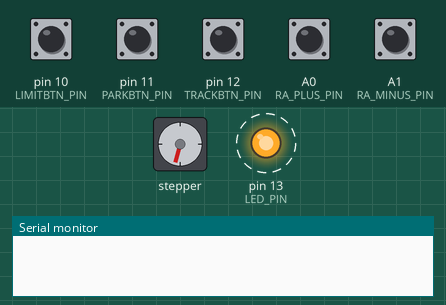
The sketch below on a simulated Arduino Uno, built with avr-gcc and run on an emulated ATmega328P. Shown: stepper motor, output pins drawn as LEDs (lit = HIGH), the last lines printed to the serial monitor. Wiring (inferred from the names in the program): stepper motor driver (800 steps per turn assumed): step pin 8; direction pin 9. Dashed ring = blinking. The test bench sets the inputs (shaded band); at power-on: A0 (RA_PLUS_PIN), A1 (RA_MINUS_PIN), pin 10 (LIMITBTN_PIN), pin 11 (PARKBTN_PIN), pin 12 (TRACKBTN_PIN) HIGH. Pins used as bus, display or sensor lines are not drawn.

Above: at 1.25 s.
1.3 s: pin 10 (LIMITBTN_PIN) pulled LOW for 0.15 s
2.9 s: pin 12 (TRACKBTN_PIN) pulled LOW for 0.15 s
At 3.7 s:
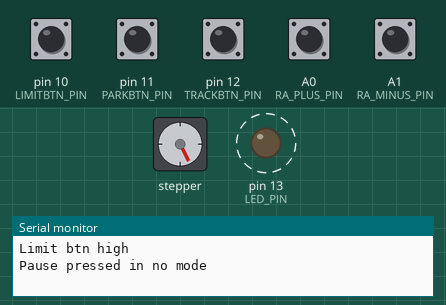
6.0 s: pin 12 (TRACKBTN_PIN) pulled LOW for 1 s
At 6.8 s:
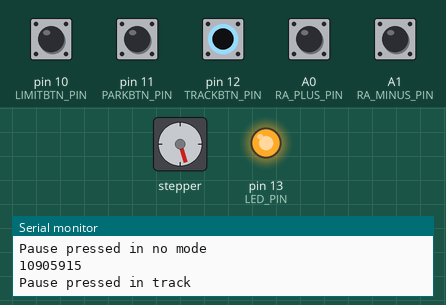
8.5 s: pin 11 (PARKBTN_PIN) pulled LOW for 0.15 s
At 8.7 s:
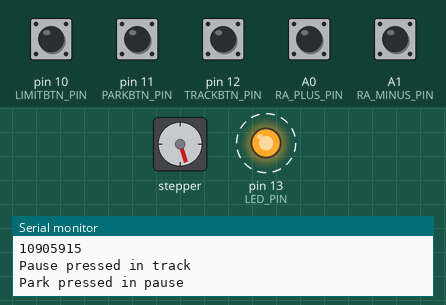
11.5 s: pin 10 (LIMITBTN_PIN) pulled LOW for 1 s
At 11.5 s:
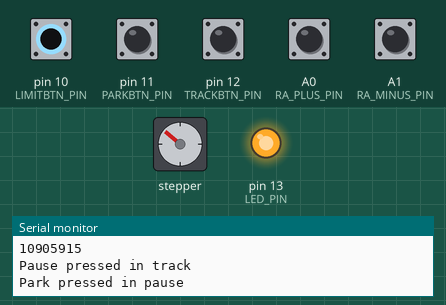
14.0 s: pin 12 (TRACKBTN_PIN) pulled LOW for 0.15 s
At 14.8 s:
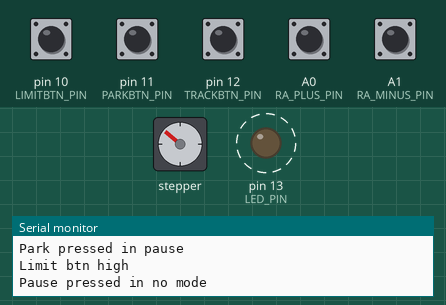
Timing chart, 0 to 23.7 s (numbered marks = the images above; inputs shaded):
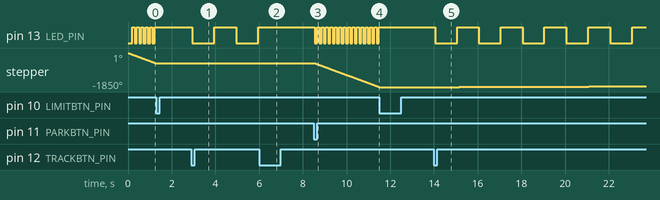

The sketch:

Barny.ino
```cpp
#define DIR_PIN 9
#define STEP_PIN 8
#define RESET_PIN 7
#define SLEEP_PIN 6
#define MICROSTEP_PIN 4

#define TRACKBTN_PIN 12
#define PARKBTN_PIN 11
#define LIMITBTN_PIN 10

#define RA_PLUS_PIN A0
#define RA_MINUS_PIN A1

#define LED_PIN 13

#define ARM_LENGTH 0.235
#define A_ZERO 0.795259363
#define ROD_THREAD_STEP 0.00125
#define ROD_MAX_LENGTH 0.25
#define STEPS_PER_REV 800
#define DEFAULT_TIME 0

boolean trackBtnIsPressed = false;
boolean parkBtnIsPressed = false;
boolean btn3IsPressed = false;

boolean trackBtnLastState;
boolean parkBtnLastState;
boolean btn3LastState;

unsigned long trackBtnLastTime = 0;
unsigned long parkBtnLastTime = 0;
unsigned long btn3LastTime = 0;

boolean lastStepPin = HIGH;

long debounceDelay = 50;

unsigned long t = 0;
unsigned long startTime = 0;
float trackSpeed = 7.292e-08;
float guideRate = 0.5;
float w = trackSpeed;
float wPlus = trackSpeed+trackSpeed*guideRate;
float wMinus = trackSpeed-trackSpeed*guideRate;
unsigned long tZero = A_ZERO/w;

const float K = 1000/ARM_LENGTH/STEPS_PER_REV*ROD_THREAD_STEP;

int currentStep = 0;
unsigned long maxStepCount = ROD_MAX_LENGTH/ROD_THREAD_STEP*STEPS_PER_REV;

unsigned long stepDelay = 0;
unsigned long stepLastTime = 0;

unsigned long ledDelay = 500;
unsigned long ledLastTime = 0;
int ledState = HIGH;
boolean ledBlinkMode = false;

unsigned long parkDelay = 1000;
unsigned long parkLastTime = 0;

unsigned long prepareStartDelay = 1000;
unsigned long prepareStartLastTime = 0;

int guidingState = 0;

boolean inPrepareStartMode = false;
boolean inTrackMode = false;
boolean inPauseMode = false;
boolean inParkMode = false;
boolean btnsDisabled = false;

void calcStepDelay(unsigned long t) {
  stepDelay = K/(w*cos(w*t/2));
}

void setup() {
  pinMode(DIR_PIN, OUTPUT);
  pinMode(STEP_PIN, OUTPUT);
  pinMode(RESET_PIN, OUTPUT);
  pinMode(SLEEP_PIN, OUTPUT);
  pinMode(MICROSTEP_PIN, OUTPUT);
  pinMode(LED_PIN, OUTPUT);
  pinMode(TRACKBTN_PIN, INPUT_PULLUP);
  pinMode(PARKBTN_PIN, INPUT_PULLUP);
  pinMode(LIMITBTN_PIN, INPUT_PULLUP);
  pinMode(RA_PLUS_PIN, INPUT_PULLUP);
  pinMode(RA_MINUS_PIN, INPUT_PULLUP);
  digitalWrite(DIR_PIN, LOW);
  digitalWrite(MICROSTEP_PIN, HIGH);
  Serial.begin(9600);

  if (digitalRead(LIMITBTN_PIN) != LOW) {
    digitalWrite(RESET_PIN, HIGH);
    digitalWrite(SLEEP_PIN, HIGH);
    inParkMode = true;
    //set led to blink every 1/10 second
    ledBlinkMode = true;
    ledDelay = 100;
  }

}

void loop() {

  if (!btnsDisabled) { //Если кнопки не заблокированы, т.е. не в режиме парковки

    if (inTrackMode) {

      //читаем гидируещие сигналы
      if (digitalRead(RA_PLUS_PIN) == LOW) {
        if (guidingState != 1) {
          t = (w*t)/wPlus;
	  startTime = millis() - t;
          w = wPlus;
          guidingState = 1;
	  calcStepDelay(t);
        }
      } else if (digitalRead(RA_MINUS_PIN) == LOW) {
        if (guidingState != -1) {
	  t = (w*t)/wMinus;
	  startTime = millis() - t;
          w = wMinus;
          guidingState = -1;
  	  calcStepDelay(t);
        }
      } else {
        if (guidingState != 0) {
	  t = (w*t)/trackSpeed;
	  startTime = millis() - t;
          w = trackSpeed;
          guidingState = 0;
	  calcStepDelay(t);
        }
      }
      //В режиме ведения воспользоваться можно только кнопкой "Пауза"
      int trackBtnread = digitalRead(TRACKBTN_PIN);

      if (trackBtnread != trackBtnLastState) {
        trackBtnLastTime = millis();
      }

      if ((millis() - trackBtnLastTime) > debounceDelay) {
        if (trackBtnread == LOW) {
          if (!trackBtnIsPressed) { //Если была нажата кнопка "Пауза"
            Serial.print("Pause pressed in track\n");
            trackBtnIsPressed = true;

            inPauseMode = true;
            //btnsDisabled = true;
            //set led to light constantly
            ledState = HIGH;
            ledBlinkMode = false;
          }
        }
        else {
          trackBtnIsPressed = false;
        }
      }
      trackBtnLastState = trackBtnread;

    } else if (inPauseMode) {
      //В режиме паузы воспользоваться можно кнопками "Продолжить ведение" и "Припарковать"

      int trackBtnread = digitalRead(TRACKBTN_PIN);

      if (trackBtnread != trackBtnLastState) {
        trackBtnLastTime = millis();
      }

      if ((millis() - trackBtnLastTime) > debounceDelay) {
        if (trackBtnread == LOW) {
          if (!trackBtnIsPressed) { //Если была нажата кнопка "продолжить ведение"
            Serial.print("Pause pressed in pause\n");
            trackBtnIsPressed = true;
            inPauseMode = false;
            inTrackMode = true;
            startTime = millis() - t;
            //set led to blink every second
            ledBlinkMode = true;
            ledDelay = 1000;
            //set 1/8 microstepping mode
            digitalWrite(MICROSTEP_PIN, HIGH);
            //set motor direction
            digitalWrite(DIR_PIN, HIGH);
          }
        } else {
          trackBtnIsPressed = false;
        }
      }

      int parkBtnread = digitalRead(PARKBTN_PIN);

      if (parkBtnread != parkBtnLastState) {
        parkBtnLastTime = millis();
      }

      if ((millis() - parkBtnLastTime) > debounceDelay) {
        if (parkBtnread == LOW) {
          if (!parkBtnIsPressed) {
            Serial.print("Park pressed in pause\n");
            parkBtnIsPressed = true;
            inPauseMode = false;
            inParkMode = true;
            btnsDisabled = true;
            //set led to blink every 1/10 second
            ledBlinkMode = true;
            ledDelay = 100;
            //set 1/2 microstepping mode
            //digitalWrite(MICROSTEP_PIN, LOW);
            //set motor direction
            digitalWrite(DIR_PIN, LOW);
          }
        }
        else {
          parkBtnIsPressed = false;
        }
      }

      trackBtnLastState = trackBtnread;
      parkBtnLastState = parkBtnread;

    } else if (!inPrepareStartMode) { //Если монти ни в каком режиме, т.е. стартовая позиция

      int trackBtnread = digitalRead(TRACKBTN_PIN);

      if (trackBtnread != trackBtnLastState) {
        trackBtnLastTime = millis();
      }

      if ((millis() - trackBtnLastTime) > debounceDelay) {
        if (trackBtnread == LOW) {
          Serial.print("Pause pressed in no mode\n");
          if (!trackBtnIsPressed) {
            trackBtnIsPressed = true;
            inPrepareStartMode = true;
            prepareStartLastTime = millis();
            //set led to blink every second
            ledBlinkMode = true;
            ledDelay = 1000;
            //switch motor to active mode
            digitalWrite(SLEEP_PIN, HIGH);
            digitalWrite(RESET_PIN, HIGH);
            //set 1/8 microstepping mode
            digitalWrite(MICROSTEP_PIN, HIGH);
            //set motor direction
            digitalWrite(DIR_PIN, HIGH);
          }
        } else {
          trackBtnIsPressed = false;
        }
      }

      trackBtnLastState = trackBtnread;

    }

  }

  if (inPrepareStartMode && millis()-prepareStartLastTime > prepareStartDelay) {
    inPrepareStartMode = false;
    inTrackMode = true;Serial.print(tZero);Serial.print("\n");
    startTime = millis() - tZero;
	calcStepDelay(tZero);
  }

  if (inParkMode) {
    if (digitalRead(LIMITBTN_PIN) != LOW) {
      if ((micros() - parkLastTime) > parkDelay) {
        digitalWrite(STEP_PIN, HIGH);
        digitalWrite(STEP_PIN, LOW);
        parkLastTime = micros();
      }
    } else {
      Serial.print("Limit btn high\n");
      currentStep = 0;
      inParkMode = false;
      inPauseMode = false;
      inTrackMode = false;
      btnsDisabled = false;
      parkLastTime = 0;
      stepLastTime = 0;
      //set led to light constantly
      ledState = HIGH;
      ledBlinkMode = false;
      //switch motor to sleep mode
      digitalWrite(SLEEP_PIN, LOW);
      digitalWrite(RESET_PIN, LOW);
    }
  }

  if (inTrackMode) {
    t = millis() - startTime;
    if ((micros() - stepLastTime) > stepDelay) {
      if (inPauseMode) { //Если ведение прервано паузой, запомнить время внешнего цикла, чтобы потом вернуться к нему
        inTrackMode = false;
        stepLastTime = 0;
      } else {
        digitalWrite(STEP_PIN, HIGH);
        digitalWrite(STEP_PIN, LOW);
        stepLastTime = micros();
        currentStep++;
        stepDelay = K/(w*cos(w*t/2));
      }
    }
  }
  if (ledBlinkMode) {
    if ((millis() - ledLastTime) > ledDelay) {
      ledState = !ledState;
      digitalWrite(LED_PIN, ledState);
      ledLastTime = millis();
    }
  } else {
    digitalWrite(LED_PIN, ledState);
  }

}
```

Measured:
- after the input at 1.3 s, pin 13 (LED_PIN): stops changing and stays HIGH; stepper: stops changing and stays -567°
- after the input at 2.9 s, pin 13 (LED_PIN): alternates HIGH for 1.0 s and LOW for 1.0 s, starting after 0.05 s; stepper: keeps turning clockwise at about 5°/s, starting after 1.2 s
- after the input at 6.0 s, pin 13 (LED_PIN): stays HIGH (without the input it goes to LOW after 0.95 s); stepper: goes on until 6.0 s, then stays -557°
- after the input at 8.5 s, pin 13 (LED_PIN): alternates HIGH for 0.10 s and LOW for 0.10 s, starting after 0.05 s; stepper: keeps turning counter-clockwise at about 439°/s, starting after 0.05 s
- after the input at 11.5 s, pin 13 (LED_PIN): stops changing and stays HIGH; stepper: stops changing and stays -1850°
- after the input at 14.0 s, pin 13 (LED_PIN): alternates HIGH for 1.0 s and LOW for 1.0 s, starting after 0.05 s; stepper: keeps turning clockwise at about 5°/s, starting after 1.2 s
- by itself, pin 13 (LED_PIN): alternates HIGH for 0.10 s and LOW for 0.10 s
- by itself, stepper: keeps turning counter-clockwise at about 443°/s
